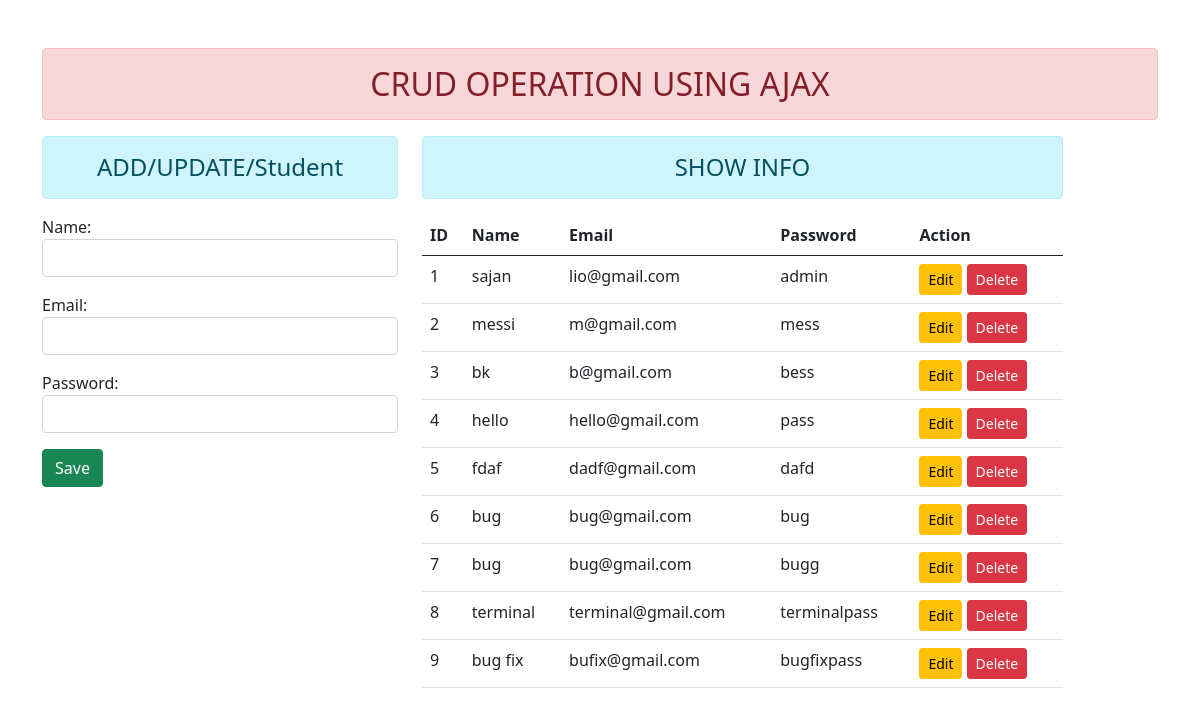
Before: / with the older database file.
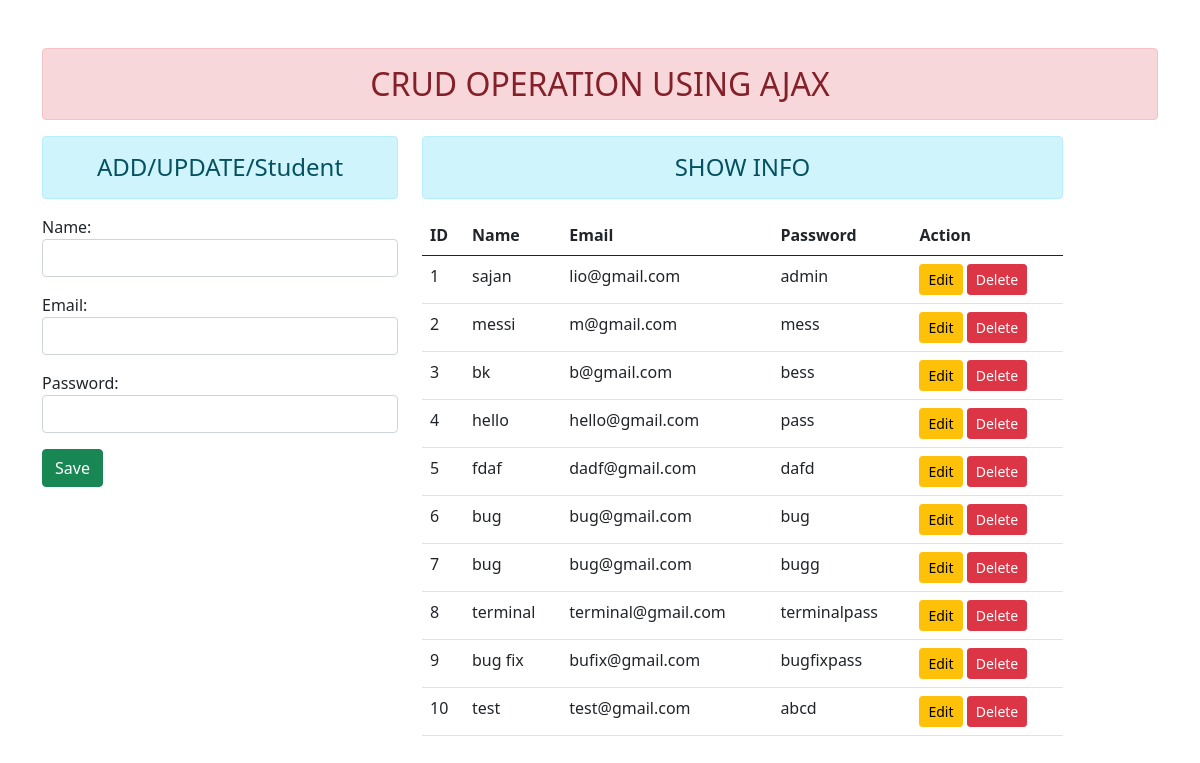
After: the same page with the newer database file.
### ajaxapp/models.py (models this page shows)
class User(models.Model):
    name=models.CharField(max_length=100)
    email=models.EmailField(max_length=100)
    password=models.CharField(max_length=100)

### ajaxapp/views.py (the view)
# urls.py: 2. Add a URL to urlpatterns:  path('', views.home, name='home')
def home(request):
    form=StudentRegistration()
    stud=User.objects.all()
    return render(request,'ajaxapp/home.html',{'form':form,'stu':stud})

### ajaxapp/forms.py
class StudentRegistration(forms.ModelForm):
    class Meta:
        model=User
        fields=['name','email','password']
        widgets={
            'name':forms.TextInput(attrs={'class':'form-control','id':'nameid'}),
            'email':forms.EmailInput(attrs={'class':'form-control','id':'emailid'}),
            'password':forms.TextInput(attrs={'class':'form-control','id':'passwordid'})
        }

### ajaxapp/templates/ajaxapp/home.html (shortened to what this page needs)
{% load static %}
<!DOCTYPE html>
<html lang="en">
<head>
    <link rel="stylesheet" href="{% static 'ajaxapp/css/bootstrap.css' %}" />
</head>
<body>
    <div class="container mt-5">
        <h2 class="text-center alert alert-danger">
            CRUD OPERATION USING AJAX
        </h2>
        <div class="row">
            <div class="col-sm-4">
                <h4 class="text-center alert alert-info">ADD/UPDATE/Student</h4>
                <form action="" method="post">
                    {% csrf_token %} {{ form.as_p }}
                    <input type="button" class="btn btn-success" id="btnsave" value="Save" />
                </form>
            </div>
            <div class="col-sm-7">
                <h4 class="text-center alert alert-info">
                    SHOW INFO
                </h4>
                <table class="table table-hover">
                    <thead>
                        <tr>
                            <th scope="col">ID</th>
                            <th scope="col">Name</th>
                            <th scope="col">Email</th>
                            <th scope="col">Password</th>
                            <th scope="col">Action</th>
                        </tr>
                    </thead>
                    <tbody id="tbody">
                        {%for st in stu%}
                        <tr>
                            <td>{{st.id}}</td>
                            <td>{{st.name}}</td>
                            <td>{{st.email}}</td>
                            <td>{{st.password}}</td>
                            <td>
                                <input type="button" data-sid="{{st.id}}" class="btn btn-warning btn-sm" value="Edit" />
                                <input type="button" data-sid="{{st.id}}" class="btn btn-danger btn-sm" value="Delete" />
                            </td>
                        </tr>
                        {% endfor %}
                    </tbody>
                </table>
            </div>
        </div>
    </div>
</body>
</html>

Changed rows visible on the page:
added User: id "10", name "test", email "test@gmail.com", password "abcd"
